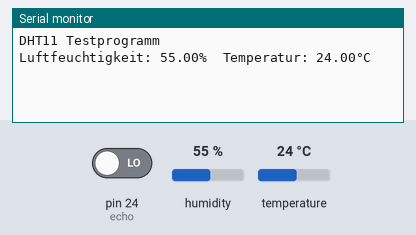
Bench run of a program on a simulated Arduino Mega 2560, built with avr-gcc and run on an emulated ATmega2560. Parts: the last lines printed to the serial monitor. Inputs (shaded band) come from the test bench; at power-on: humidity 55 %, temperature 24 °C, pin 24 (echo) LOW.

Above: at 5.8 s.
5.9 s: humidity set to 22 %
At 6.4 s:
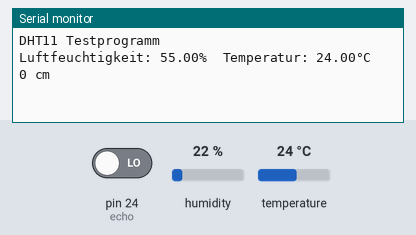
14.5 s: temperature set to 12 °C
At 15.0 s:
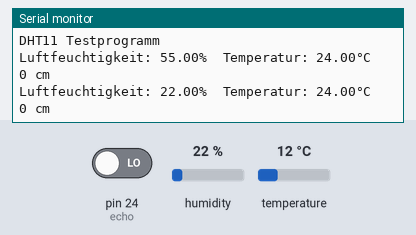
16.0 s: humidity set to 40 %
At 21.2 s:
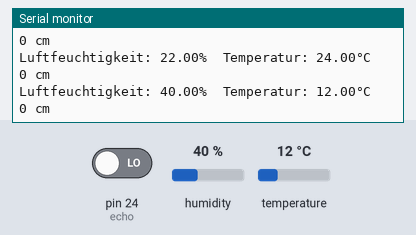

Measured:
- after the input at 16.0 s, the serial monitor: prints a new line after 3.1 s (image 3)

The program:

main.cpp
```cpp
#include <Arduino.h>
#include "DHT.h"
#define DHTPIN 2      // Hier die Pin Nummer eintragen wo der Sensor angeschlossen ist
#define DHTTYPE DHT11 // Hier wird definiert was für ein Sensor ausgelesen wird. In  \
                      // unserem Beispiel möchten wir einen DHT11 auslesen, falls du \
                      // ein DHT22 hast einfach DHT22 eintragen
/**( Definieren der Objekte )**/
DHT dht(DHTPIN, DHTTYPE);
int trigger = 22; // Der Trigger Pin
int echo = 24; // Der Echo Pin
long dauer = 0; // Hier wird die Zeitdauer abgespeichert
// die die Ultraschallwelle braucht
// um zum Sensor zurückzukommen
long entfernung = 0; // Hier wird die Entfernung vom
// Hindernis abgespeichert
void setup()
{
  Serial.begin(9600);
  Serial.println("DHT11 Testprogramm");
  dht.begin();
  // Serial.begin(9600);                      // Die serielle Kommunikation starten
  pinMode(trigger, OUTPUT); // Trigger Pin als Ausgang definieren
  pinMode(echo, INPUT); // Echo Pin als Eingang defnieren
}
void loop()
{
  // Wait a few seconds between measurements.
  delay(5000); // Hier definieren wir die Verweilzeit die gewartet wird
               // bis der Sensor wieder ausgelesen wird. Da der DHT11
               // auch ca. 2 Sekunden hat um seine Werte zuaktualisieren
               // macht es keinen sinn ihn schneller auszulesen!
  float h = dht.readHumidity();    // Lesen der Luftfeuchtigkeit und speichern in die Variable h
  float t = dht.readTemperature(); // Lesen der Temperatur in °C und speichern in die Variable t
  /**( Überprüfen ob alles richtig Ausgelesen wurde )**/
  if (isnan(h) || isnan(t))
  {
    Serial.println("Fehler beim auslesen des Sensors!");
    return;
  }
  // Nun senden wir die gemessenen Werte an den PC dise werden wir im Seriellem Monitor sehen
  Serial.print("Luftfeuchtigkeit: ");
  Serial.print(h);     // Ausgeben der Luftfeuchtigkeit
  Serial.print("%\t"); // Tabulator
  Serial.print("Temperatur: ");
  Serial.print(t);   // Ausgeben der Temperatur
  Serial.write("°"); // Schreiben des ° Zeichen
  Serial.println("C");
  digitalWrite(trigger, LOW); // Den Trigger auf LOW setzen um
  // ein rauschfreies Signal
  // senden zu können
  delay(5); // 5 Millisekunden warten
  digitalWrite(trigger, HIGH); // Den Trigger auf HIGH setzen um eine
  // Ultraschallwelle zu senden
  delay(10); // 10 Millisekunden warten
  digitalWrite(trigger, LOW); // Trigger auf LOW setzen um das
  // Senden abzuschließen
  dauer = pulseIn(echo, HIGH); // Die Zeit messen bis die
  // Ultraschallwelle zurückkommt
  entfernung = (dauer / 2) / 29.1; // Die Zeit in den Weg in Zentimeter umrechnen
  Serial.print(entfernung); // Den Weg in Zentimeter ausgeben
  Serial.println(" cm"); //
  delay(1000); // Nach einer Sekunde wiederholen
}
```
